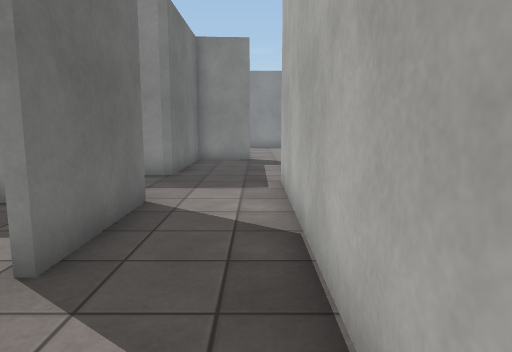
[1] (above)

23 first-person views from a walk through a 3-D level made in the Unity game engine. The camera is 1.3 m above the floor, tilts 8° down and sees 70° across. The floor is counted in squares, 0.88 m on a side. Each view is taken from the middle of a square. On the plan, view 1 faces up. The plan holds only what a view shows up to about 16 squares ahead; the rest is blank. The place goes on beyond the plan. The player character is not drawn. Surface patterns are stand-ins for the level's own textures.

[2]
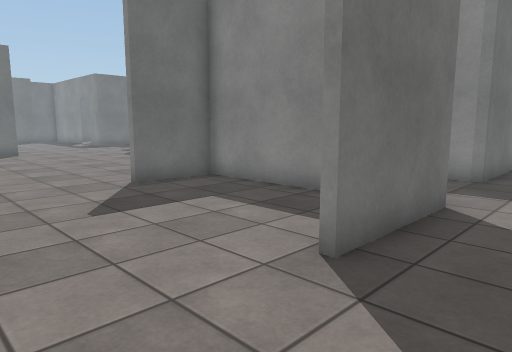

[3]
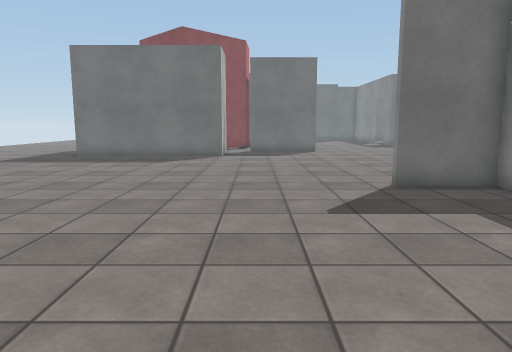

[4]
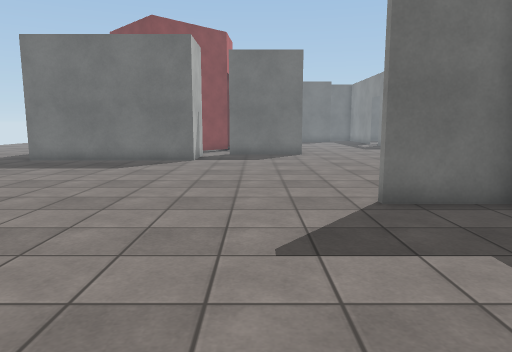

[5]
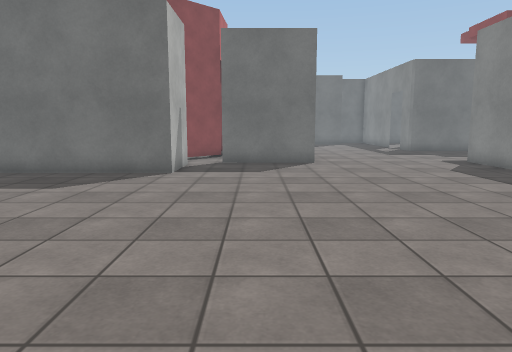

[6]
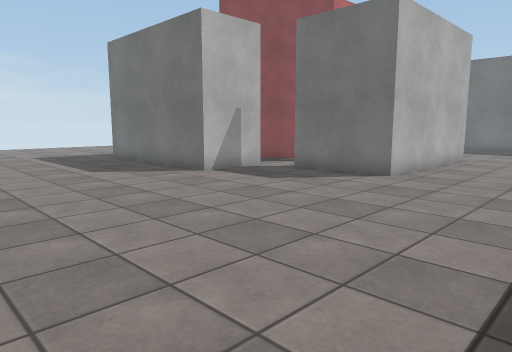

[7]
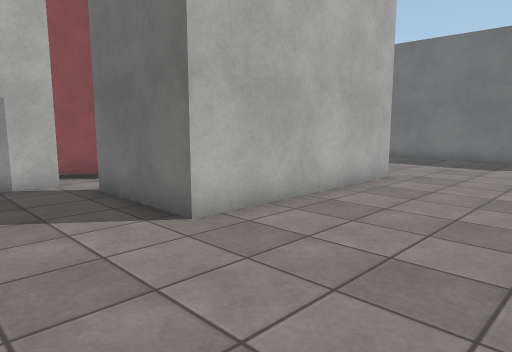

[8]
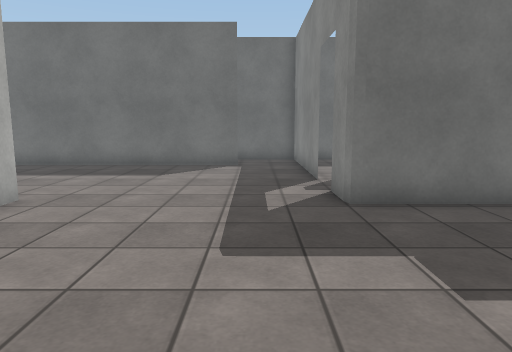

[9]
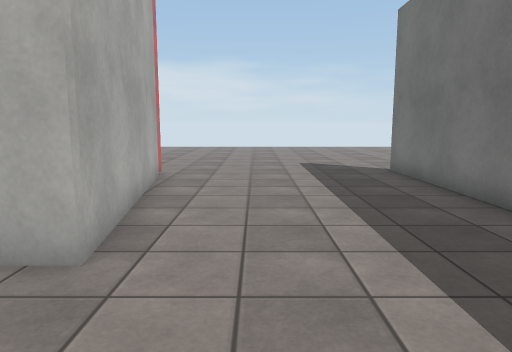

[10]
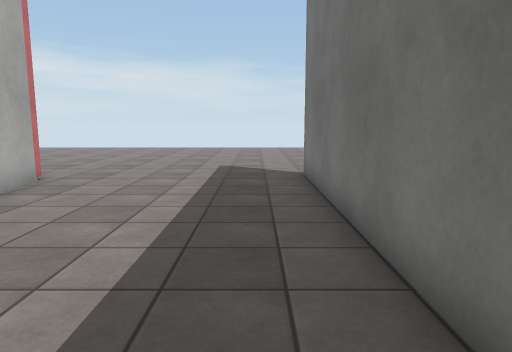

[11]
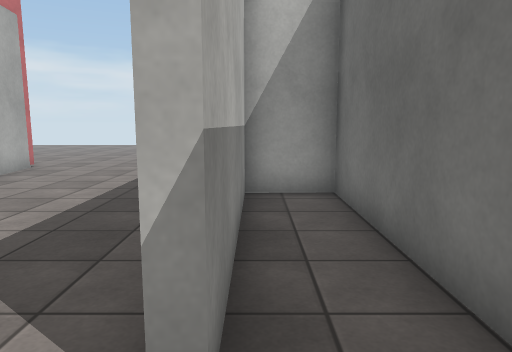

[12]
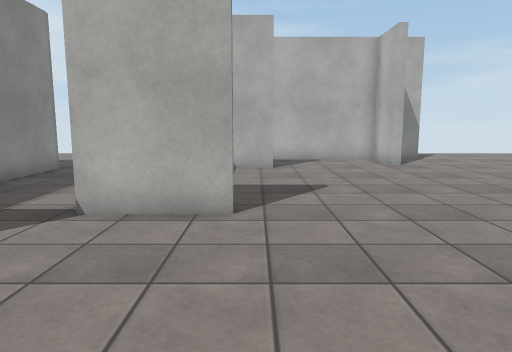

[13]
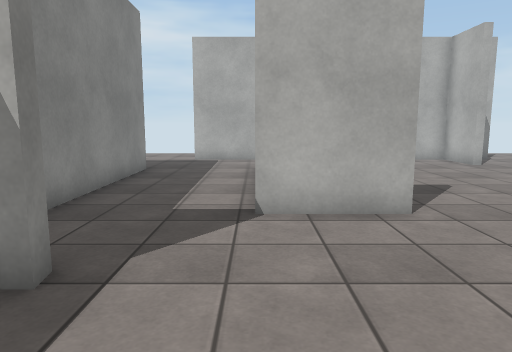

[14]
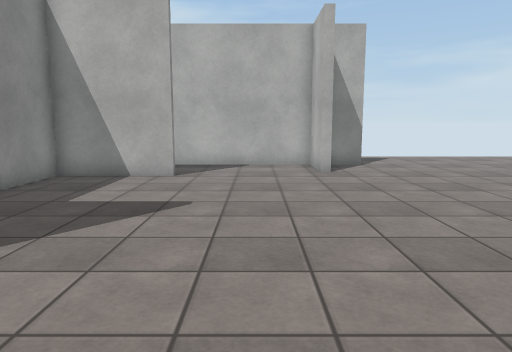

[15]
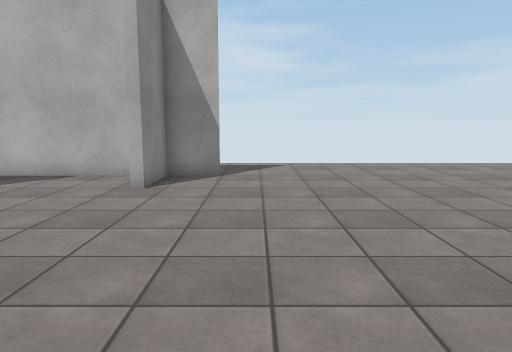

[16]
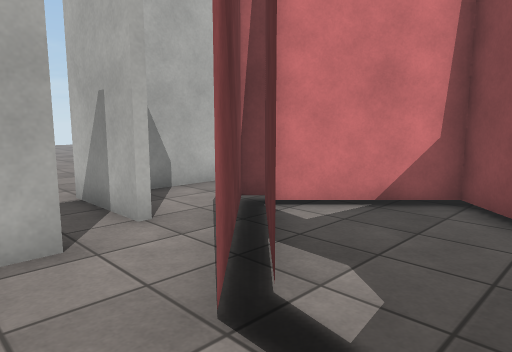

[17]
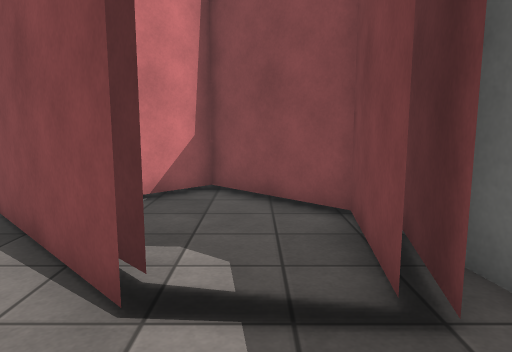

[18]
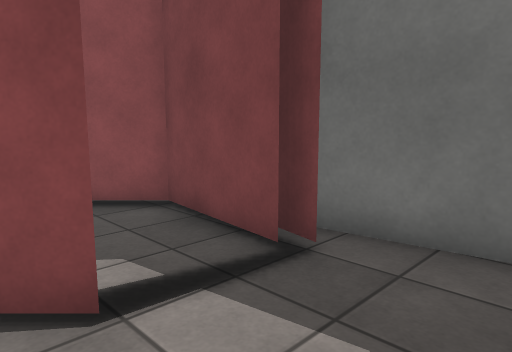

[19]
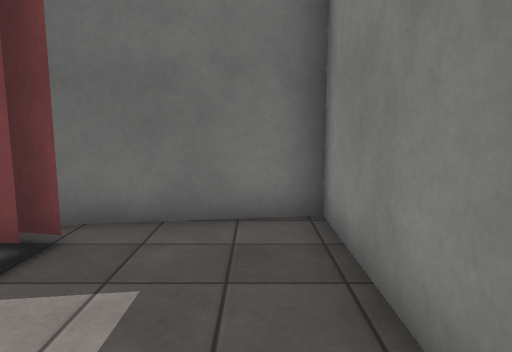

[20]
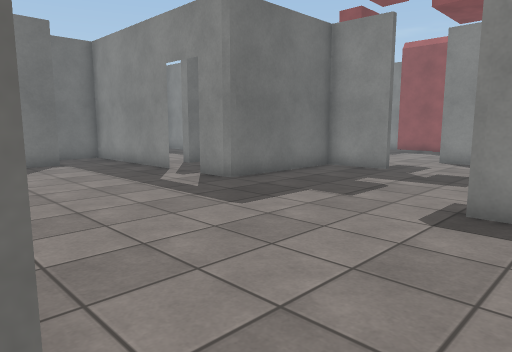

[21]
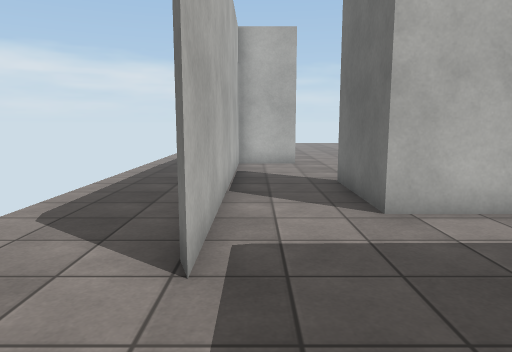

[22]
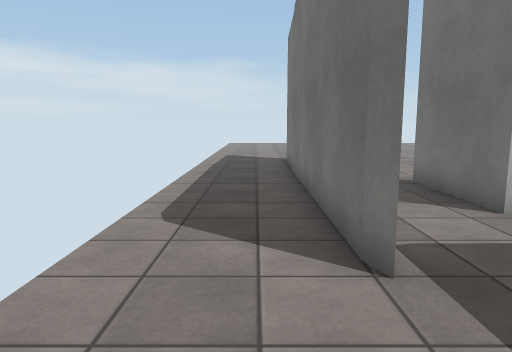

[23]
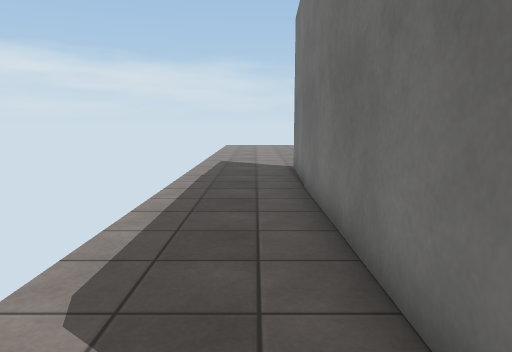

### Floor plan
Points are (right, up) in squares from view 1. A wall is a line through its corners. A room is listed if a view was taken in it or the views show most of it. See-through windows are left out.
Room 1 (views 1, 2, 3, 4, 5, 6, 7, 8, 9, 10, 11, 12, 13, 14, 15, 20)
walls: (-19.9, -0.6) (-17.2, -0.6) (-17.2, -6.5); (-9, 4.4) (-9, 7.1); (-11.4, 9.1) (-11.9, 9); (-18.1, 10.6) (-20.8, 10.6); (-4.4, 7) (-2.2, 7) (-2.2, 3.4); (-26.1, -2.7) (-27.2, 4.3) (-20.3, 4.3) (-20.3, 0.6); (-2.4, 3.4) (-2.4, 6.8) (-8.8, 6.8) (-8.8, 4.4); (-2.5, 10.7) (-8.8, 10.7); (-2.5, 10.8) (-2.9, 10.7); (-24.5, 15.8) (-26.8, 15.6) (-26.8, 10.7) (-28.2, 10.7); (-29.7, 10.7) (-34.5, 10.7); (0.7, -3) (0.7, -1.4) (-1.5, -1.4) (-1.5, -1.1) (0.7, -1.1) (0.7, 9.6); (0.8, 9.1) (0.8, -2.9); (-22.9, 19.2) (-24, 19.2); (-33.5, 8.4) (-33.5, -4.1)
ways out: opening at (-20, 0) to room 2; opening at (1.6, 9.8) to room 3; opening at (-34, 9.5) to room 4; opening at (-34, -5.5); opening at (-29, 11); opening at (-24.5, 17.5); opening at (-21, 12)
Room 2 (views 16, 17, 18, 19)
walls: (-23, 0.4) (-19.9, -2.7); (-22.4, 4.1) (-26.9, 4.1) (-26.2, -0.7); (-23, -0.2) (-21.2, -2); (-20.5, 0.6) (-20.5, 1.4)
ways out: opening at (-20, 0) to room 1
Room 3 (views 21, 22, 23)
walls: (-0.2, 15.8) (-2.5, 15.6) (-2.5, 10.8); (0.7, 9.6) (0.8, 9.1)
ways out: opening at (1.6, 9.8) to room 1
Room 4 (no view inside)
walls: (-34.5, 10.7) (-35.7, 10.7) (-35.7, 2.1) (-33.8, 2.1) (-33.8, 8.4)
ways out: opening at (-34, 9.5) to room 1
Room 5 (no view inside)
walls: (-20.2, -2.4) (-23, 0.4); (-25.1, 0.2) (-25.5, -2.8) (-23, -5.4) (-20.5, -2.9); (-25.5, 0.6) (-26, -1.8)

Positions as (right, up) in squares from view 1, and headings:
1: (0, 0), facing up
2: (0, 0), facing up-left
3: (0, 1), facing left
4: (-2, 2), facing left
5: (-6, 2), facing left
6: (-10, 9), facing down-left
7: (-17, 9), facing down-left
8: (-20, 9), facing left
9: (-29, 8), facing down
10: (-32, 7), facing down
11: (-34, 10), facing down
12: (-15, 4), facing right
13: (-15, 7), facing right
14: (-13, 1), facing right
15: (-10, -4), facing right
16: (-25, 2), facing down-right
17: (-24, 3), facing down
18: (-22, 3), facing down-left
19: (-21, 3), facing left
20: (-19, 4), facing up-left
21: (0, 13), facing down
22: (2, 13), facing down
23: (2, 10), facing down
